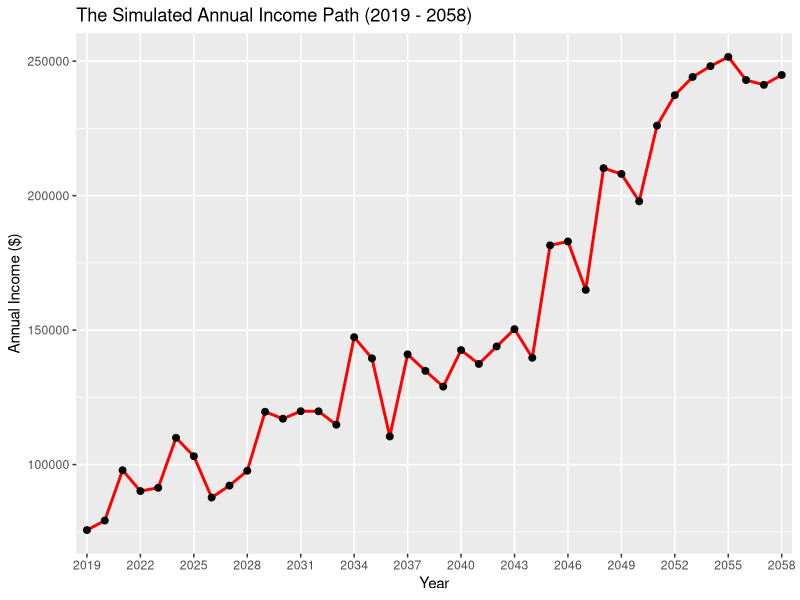
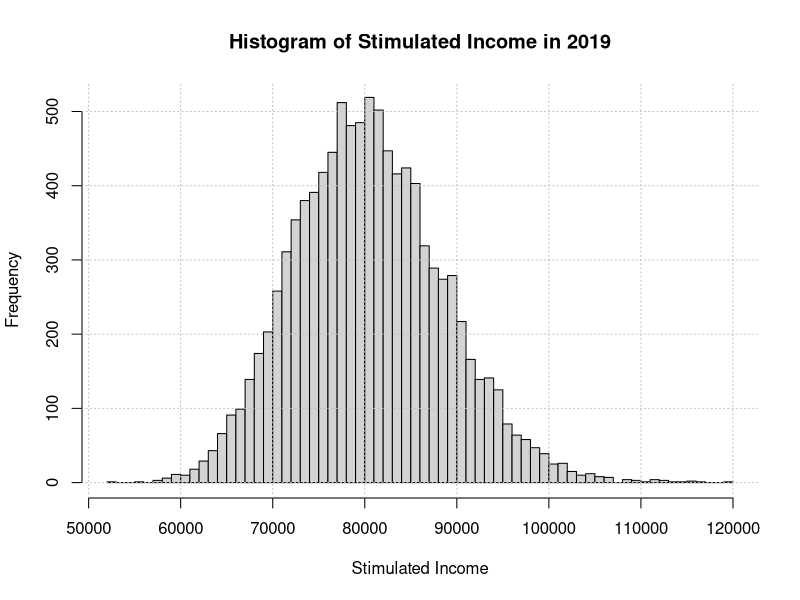

Write R code to recreate these figures, in order. (Note: this script raises an error after producing the figures.)
## ---- chunk 1
  set.seed(123)

  # Create a function of stimulating income 
  income_stimulate = function(error_mean, error_sd, rho, g, inc0, years,n_sample){

    #Create an empty matrix to store the stimulated income
    inc_ln = matrix(nrow=years, ncol=n_sample)

    # Create a matrix for log_error terms
    error_ln = matrix( rnorm(n=years*n_sample, mean=error_mean, sd=error_sd),
                       nrow=years, ncol=n_sample)
  
    # The log_income for the year of 2019
    inc_ln[1,] = log(inc0) + error_ln[1,]
  
    # The log_income for the year of 2020 to 2058
    for (t in 2:years){
      inc_ln[t,] = (1-rho)*( log(inc0)+g*(t-1) ) + rho*inc_ln[t-1,] + error_ln[t,]
    }
    inc = exp(inc_ln)
  }

  # Plug prameteres into the function
  inc = income_stimulate(error_mean=0, error_sd=0.1, rho=0.2, g=0.03, 
                         inc0=80000, years=40, n_sample=10000)

  # Plot one of the lifetime income paths
  options(warn=-1)
  library(ggplot2)

  inc = as.data.frame(inc)
  rownames(inc) = c(2019:2058)
  ggplot(inc, aes(rownames(inc), inc[,1], group=1)) + 
    geom_line(color = "red", size=1) +
    geom_point(size = 2) +
    scale_x_discrete(breaks=seq(2019, 2058, 3)) +
    labs(title="The Simulated Annual Income Path (2019 - 2058)",
         x="Year", y="Annual Income ($)") 

## ---- chunk 2
  # Plot a historgram with 50 bins of 2019 Income for 10000 simulations
  inc = as.matrix(inc)
  inc_2019 = inc[1,]
  hist(inc_2019, main="Histogram of Stimulated Income in 2019", 
       xlab="Stimulated Income",breaks=50)
  grid(col="gray")

## ---- chunk 3
  sum(inc_2019>100000)/10000

## ---- chunk 4
  sum(inc_2019<70000)/10000

## ---- chunk 5
  total_debt=95000
  pay_rate=0.1
  n_sample=10000
  debt_year = matrix(nrow=n_sample, ncol=1)

  # Compute the years needed to pay off the debt for each simulation
  for (n in 1:n_sample){
  
    stimulate_n = inc[,n]
    payment = 0
    pay_year = 0
  
    while(payment <= total_debt){
      payment = payment + stimulate_n[pay_year+1]*pay_rate
      pay_year = pay_year + 1
    }
    
    debt_year[n, 1] = pay_year
  }
  
  # Histogram of the years to pay off the loan
  debt_year=as.data.frame(debt_year)
  ggplot(debt_year, aes(debt_year)) + 
    geom_histogram() + 
    scale_x_continuous(breaks=seq(9, 13, 1)) + 
    labs(title="Histogram of Years Needed to Pay off the Loan", 
         x="Years", y="Frequency") + stat_bin(bins=5)

## ---- chunk 6
  sum(debt_year<=10)/10000

## ---- chunk 7
  # Plug new parameters into the function of income stimulation
  set.seed(123)
  new_inc = income_stimulate(error_mean=0, error_sd=0.15, rho=0.2, g=0.03,
                             inc0=85000, years=40, n_sample=10000)
  
  # The years it takes to pay off the debt
  new_debt_year = matrix(nrow=n_sample, ncol=1)
  for (n in 1:n_sample){
  
    stimulate_n = new_inc[,n]
    payment = 0
    pay_year = 0
  
    while(payment <= total_debt){
      payment = payment + stimulate_n[pay_year+1]*pay_rate
      pay_year = pay_year + 1
    }
    
    new_debt_year[n, 1] = pay_year
  }

  # Histogram of the years to pay off the loan
  options(warn=-1)
  new_debt_year=as.data.frame(new_debt_year)
  ggplot(new_debt_year, aes(new_debt_year)) + 
    geom_histogram() + 
    scale_x_continuous(breaks=seq(8, 12, 1)) + 
    labs(title="Histogram of Years Needed to Pay off the Loan (New)", 
         x="Years", y="Frequency") + stat_bin(bins=5)

## ---- chunk 8
  sum(new_debt_year<=10)/10000

